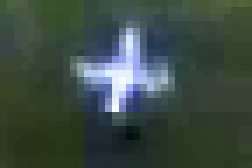
#> input picture wip/stache/johann/cross.png, 36 x 24 px (shown 7 times larger)
$ python -i helpers.py   (imports and definitions only)
#> lines starting #> are read from the running program, lines starting #| are printed output that depends on the picture; after the words box and inside, x2 and y2 are one past the last pixel; in counts of white or black regions, pixels touching at a corner belong together
#> further down, picture is the input picture: shape (24, 36, 3); mean B, G, R 67.7, 75.1, 60.1
import cv2
import numpy as np
import scipy.signal


######## JP TEST FUNCTIONS ############


def enhance_fg(img):
    gimg = cv2.cvtColor(img, cv2.COLOR_BGR2GRAY)
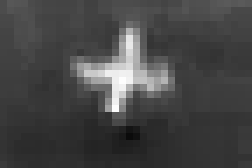
#> gimg: shape (24, 36) (shown 7 times larger); min 11, max 253, mean 69.7
    ret, thresh1 = cv2.threshold(gimg, 110, 255, cv2.THRESH_BINARY)
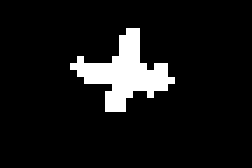
#> thresh1: shape (24, 36) (shown 7 times larger); 8.6% white; 1 white region, box (x1, y1, x2, y2) and area: (10, 4, 25, 16) 74

    boxed = cv2.boxFilter(thresh1, -1, (40, 40), normalize=False)
#> boxed: shape (24, 36); every value is 255
    alpha = cv2.blur(boxed, (11, 11))
    alpha = alpha.reshape(*alpha.shape, 1).astype("float32") / 255
#> alpha: shape (24, 36, 1) float32; every value is 1

    fg = (img * alpha).astype("uint8")
    composed = cv2.addWeighted(img, 0.2, fg, 0.8, 0)
    return composed


def filter_kp(kp, img, radius=115):
    center = np.float32(img.shape[1::-1]) / 2
    return [pt for pt in kp if np.linalg.norm(pt.pt - center) < radius]


# [58 lines left out: functions kp_description, kp_matching, filter_with_template, filter_matches, draw_matches, not called in this run]


###################


ERROR_THRESHOLD = 0  # Number of digits kept


# [63 lines left out: functions straighten_img, get_affine_matrix, sift, cross_diff, cross_image, not called in this run]


def ec(number, threshold=0.001):
    return number if abs(number) > threshold else 0


# [136 lines left out: functions extract_enhance_minimap, sift_keypoints_and_descriptors, sift_flann_matches, sift_find_good_matches, sift_find_matching_keypoints, sift_comparison, not called in this run]

>>> import cv2
>>> picture = cv2.imread('cross.png')
>>> result = enhance_fg(picture)
